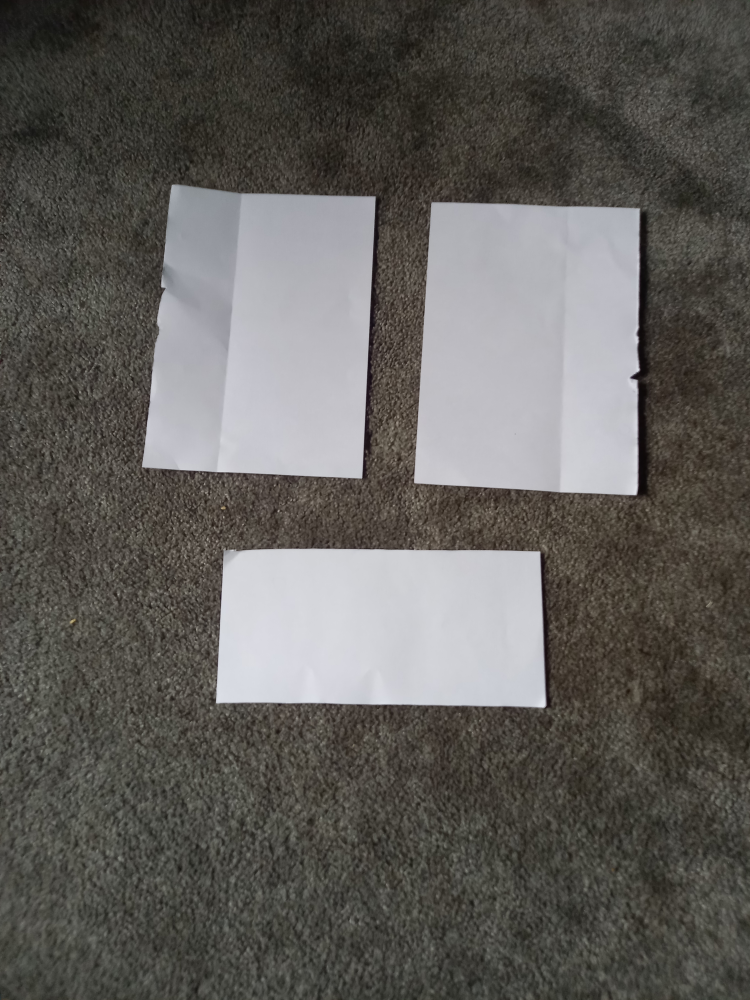
#> input picture training/14.jpg, 3000 x 4000 px (shown at 1/4 size)
$ python main.py
#> lines starting #> are read from the running program, lines starting #| are printed output that depends on the picture; after the words box and inside, x2 and y2 are one past the last pixel; in counts of white or black regions, pixels touching at a corner belong together; long printed decimals are rounded
import cv2
import numpy as np

img = cv2.imread('training/14.jpg')  # Wczytanie obrazu w odcieniach szarości
#> img is the input picture: shape (4000, 3000, 3); mean B, G, R 90.4, 94, 96.3
img = cv2.resize(img, (480, 640), interpolation=cv2.INTER_LINEAR)
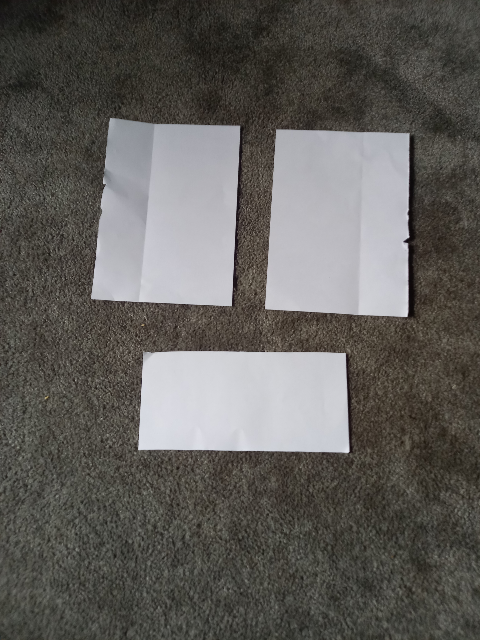
#> img: shape (640, 480, 3); mean B, G, R 90.3, 93.9, 96.3
blurred = cv2.GaussianBlur(img, (11, 11), 0)  # mocny blur by wyeliminowac slabe krawedzie
edges = cv2.Canny(blurred, 100, 150)  # wykrycie krawedzi
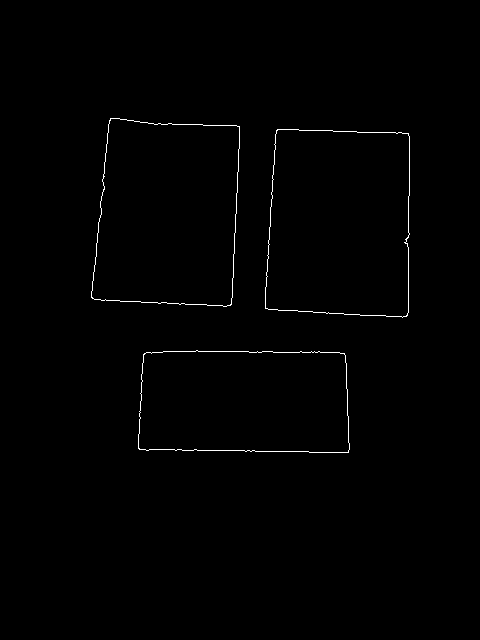
#> edges: shape (640, 480); 0.61% white in thin lines or dots, all inside (x1, y1, x2, y2) = (91, 118, 410, 453)
contours, hierarchy = cv2.findContours(edges, cv2.RETR_EXTERNAL, cv2.CHAIN_APPROX_SIMPLE)
#> contours = 3 contours; box (x1, y1, x2, y2) and area: (265, 129, 410, 318) 25202, (91, 118, 240, 307) 24373, (138, 350, 350, 453) 20442

# Sortuj kontury według minimalnej odległości od lewego górnego rogu
contours = sorted(contours, key=lambda c: cv2.minEnclosingCircle(c)[0][0] + cv2.minEnclosingCircle(c)[0][1])

print("Number of contours detected:", len(contours))
#| Number of contours detected: 3

for i, contour in enumerate(contours):
    area = cv2.contourArea(contour)

    # znajdz minimalny prostokat otaczajacy kontur
    rect = cv2.minAreaRect(contour)

    # Dostosuj kąt, aby zawsze rysować prostokąt poziomo
    (x, y), (w, h), angle = rect
    if w > h:
        w, h = h, w
        angle += 90

    box = cv2.boxPoints(((x, y), (w, h), angle))
    box = np.intp(box)

    print(f"Contour {i + 1} - area: {area}")

    # Niebieski - obrys prostokąta
    cv2.drawContours(img, [box], 0, (255, 0, 0), 2)

    # Szary - cień prostokąta
    if area > 50:
        # Dostosuj kąt obrotu i narysuj prostokąt
        M = cv2.getRotationMatrix2D((int(x), int(y)), angle, 1)
        box = cv2.transform(np.array([box]), M)[0]
        cv2.drawContours(img, [np.intp(box)], 0, (150, 150, 150), 2)

        print(f"Contour {i + 1} - x: {x}, y: {y}")

        # Poprawienie obliczeń kąta w przypadku prostokąta obroconego w lewo
        angle_between_edges = 90 - abs(angle) if angle < 0 else abs(angle)
        if angle_between_edges > 90:
            angle_between_edges -= 180

        print(f"Contour {i + 1} - Angle between longer edges: {angle_between_edges}")

        # Dodaj numerację do podpisu
        cv2.putText(img, f"object {i + 1}, angle: {angle_between_edges:.1f} deg", (int(x), int(y)), cv2.FONT_HERSHEY_SIMPLEX, 0.5, (0, 0, 255), 1, cv2.LINE_AA)
#> this loop made 3 passes
#> (area, rect, x, y, w, h, angle, box) on passes 1 to 2: (24373, ((165.8, 211.9), (182.7, 141.1), -86.99), 165.8, 211.9, 141.1, 182.7, 3.01, [[95, 303], [95, 121], [236, 120], [236, 302]]), (25201.5, ((338.7, 222.7), (184.9, 143.7), -88.33), 338.7, 222.7, 143.7, 184.9, 1.67, [[267, 314], [266, 130], [410, 130], [410, 315]])
#> (area, x, y, w, h, angle, box, M) on pass 3: (20442, 243.8, 400.9, 101.1, 211.1, -89.53, [[192, 505], [192, 294], [293, 295], [293, 506]], [[0.0082, -1, 641], [1, 0.0082, 153.7]])
#| Contour 1 - area: 24373.0
#| Contour 1 - x: 165.819, y: 211.938
#| Contour 1 - Angle between longer edges: 3.013
#| Contour 2 - area: 25201.5
#| Contour 2 - x: 338.738, y: 222.672
#| Contour 2 - Angle between longer edges: 1.668
#| Contour 3 - area: 20442.0
#| Contour 3 - x: 243.833, y: 400.925
#| Contour 3 - Angle between longer edges: 0.4696
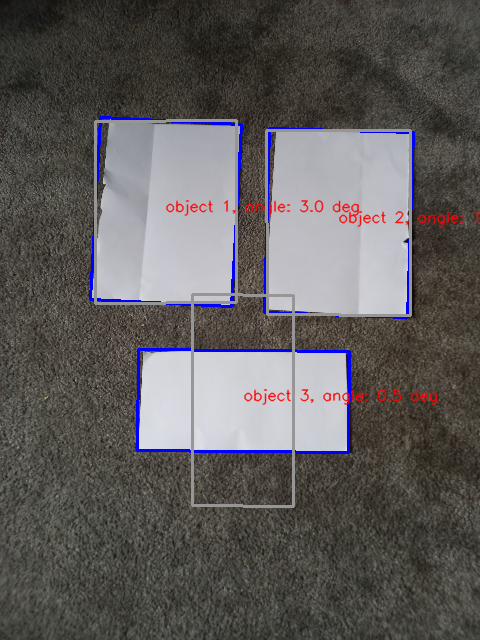
#> img: shape (640, 480, 3); 4.16% of pixels changed, all inside (x1, y1, x2, y2) = (89, 116, 479, 508)

# cv2.imshow('edges', edges)
cv2.imshow('shapes', img)
cv2.waitKey(0)
cv2.destroyAllWindows()

$ run again, with training/10.jpg copied over training/14.jpg
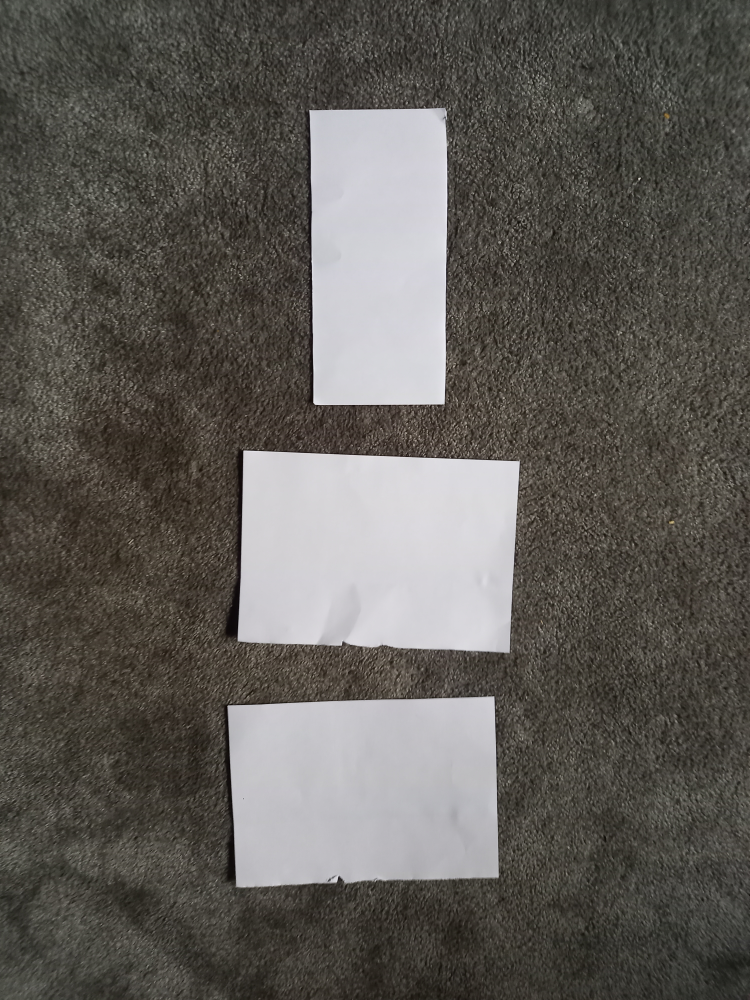
#> input picture training/10.jpg, 3000 x 4000 px (shown at 1/4 size)
#> img is the input picture: shape (4000, 3000, 3); mean B, G, R 86.9, 91.9, 95.2
#> `edges = cv2.Canny(blurred, 100, 150)`:
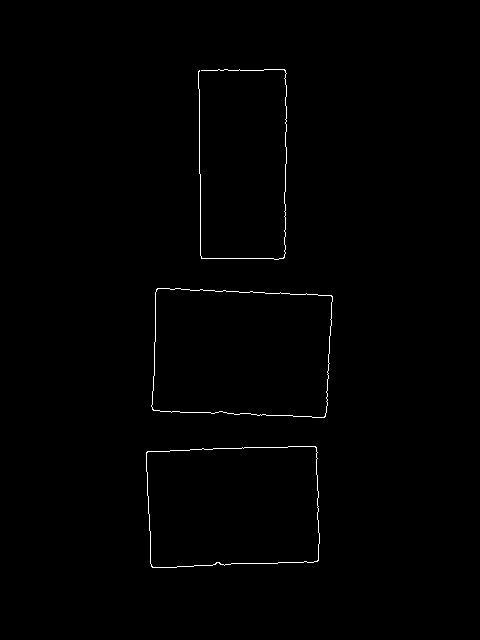
#> edges: shape (640, 480); 0.56% white in thin lines or dots, all inside (x1, y1, x2, y2) = (146, 69, 333, 568)
#> contours = 3 contours, 1 with area under 20; largest, box (x1, y1, x2, y2) and area: (151, 288, 333, 418) 21324, (146, 446, 320, 568) 19591
#| Number of contours detected: 3
#> the loop `for i, contour in enumerate(contours):` made 3 passes
#> (area, rect, x, y, w, h, angle, box) on pass 3: (19591, ((233.1, 505.9), (171.6, 118), -2.09), 233.1, 505.9, 118, 171.6, 87.91, [[175, 591], [174, 420], [292, 419], [292, 591]])
#> (printed output is left out)
#> after the loop `for i, contour in enumerate(contours):`:
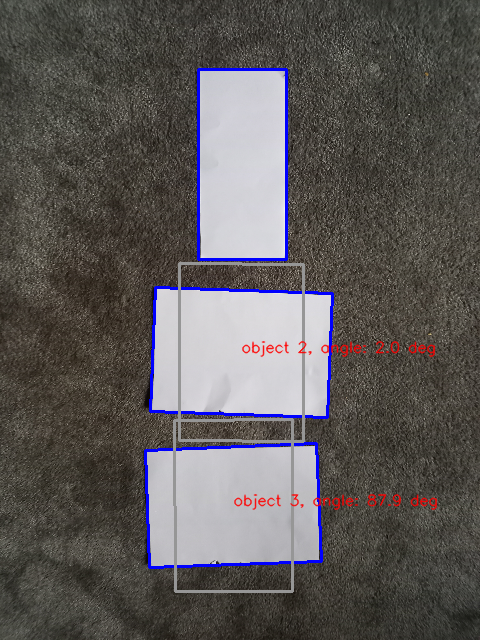
#> img: shape (640, 480, 3); mean B, G, R 89.6, 90.3, 94.3

$ run again, with training/11.jpg copied over training/14.jpg
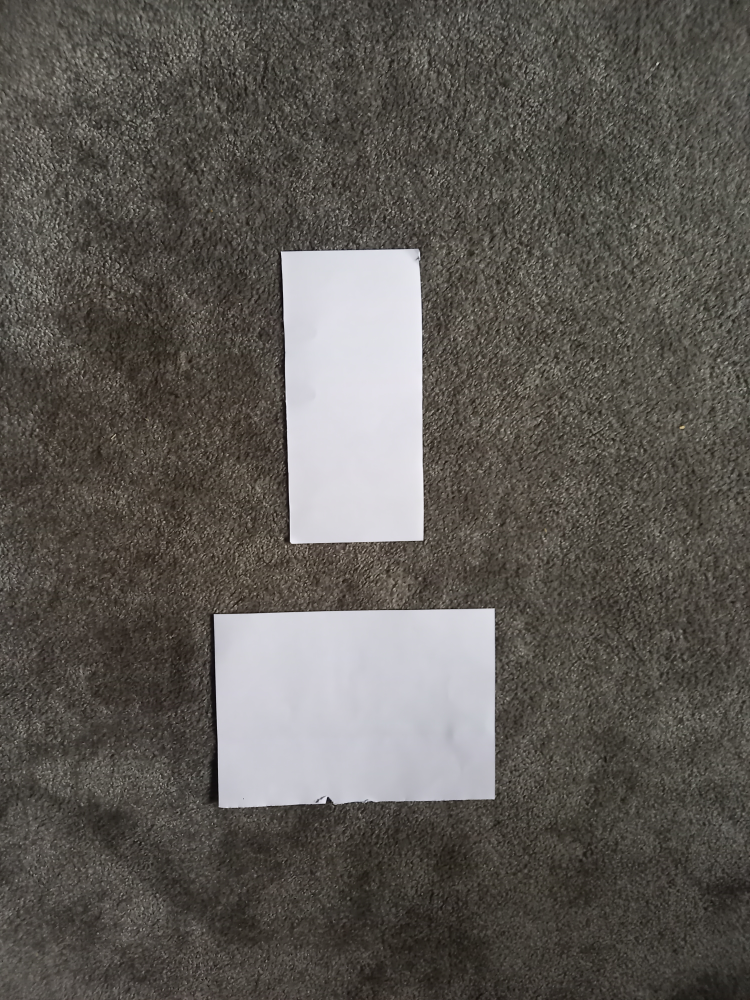
#> input picture training/11.jpg, 3000 x 4000 px (shown at 1/4 size)
#> img is the input picture: shape (4000, 3000, 3); mean B, G, R 84.9, 89.9, 93.7
#> `edges = cv2.Canny(blurred, 100, 150)`:
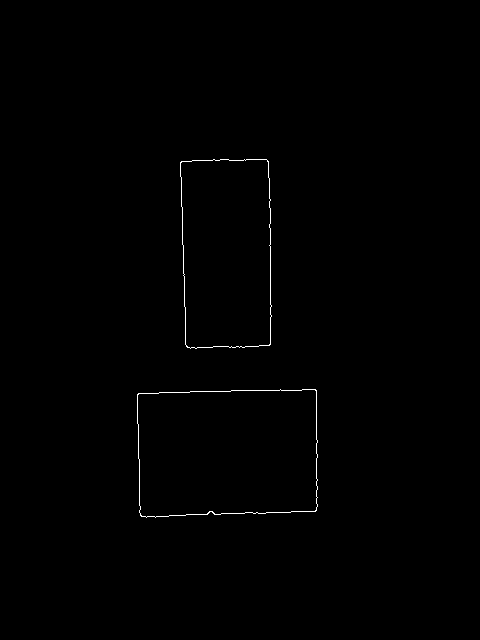
#> edges: shape (640, 480); 0.37% white in thin lines or dots, all inside (x1, y1, x2, y2) = (137, 159, 318, 518)
#> contours = 2 contours; box (x1, y1, x2, y2) and area: (137, 389, 318, 518) 21790, (180, 159, 272, 349) 16200
#| Number of contours detected: 2
#> the loop `for i, contour in enumerate(contours):` made 2 passes
#> (area, rect, x, y, w, h, angle, box) on pass 2: (21790, ((227.5, 452.7), (179.7, 125.3), -1.29), 227.5, 452.7, 125.3, 179.7, 88.71, [[165, 542], [165, 363], [290, 362], [290, 541]])
#> (printed output is left out)
#> after the loop `for i, contour in enumerate(contours):`:
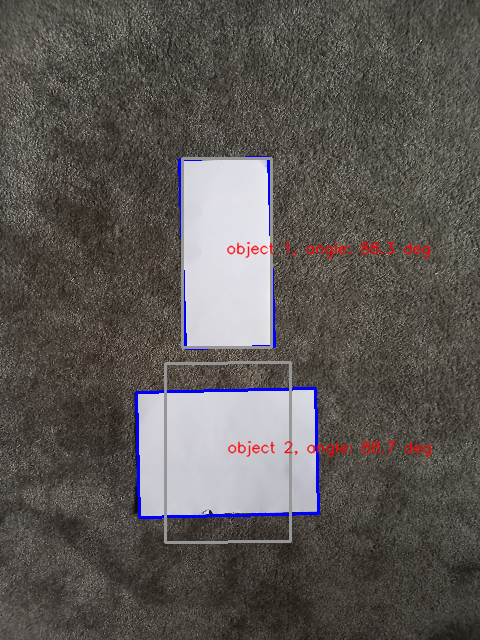
#> img: shape (640, 480, 3); mean B, G, R 86, 89, 93.6

$ run again, with training/13.jpg copied over training/14.jpg
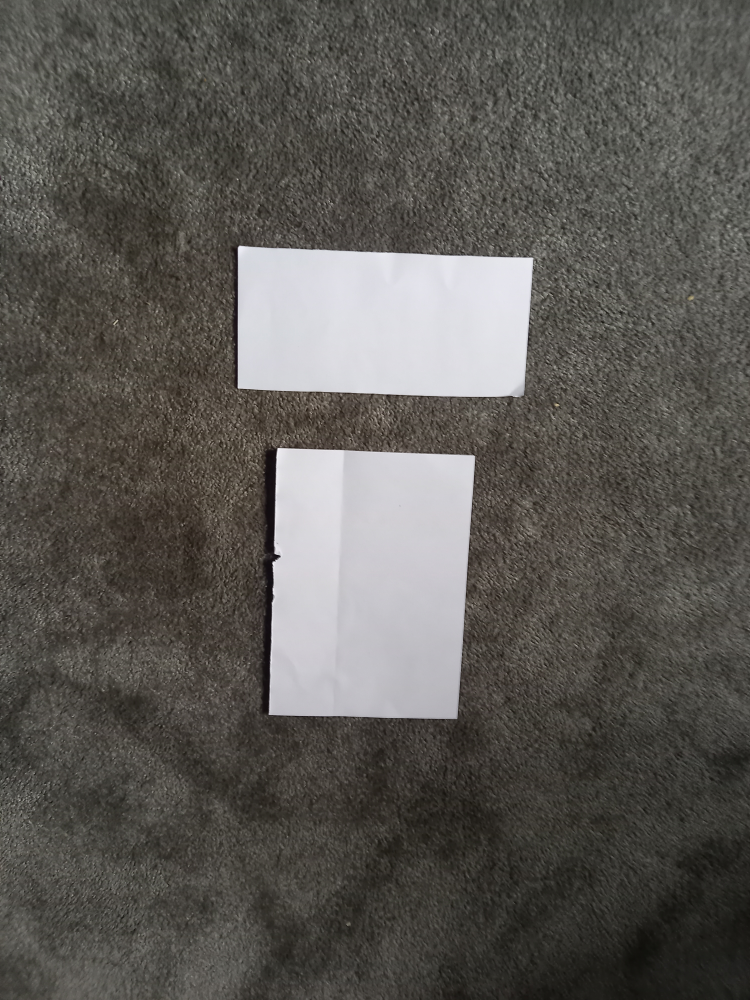
#> input picture training/13.jpg, 3000 x 4000 px (shown at 1/4 size)
#> img is the input picture: shape (4000, 3000, 3); mean B, G, R 84.1, 88.6, 91.3
#> `edges = cv2.Canny(blurred, 100, 150)`:
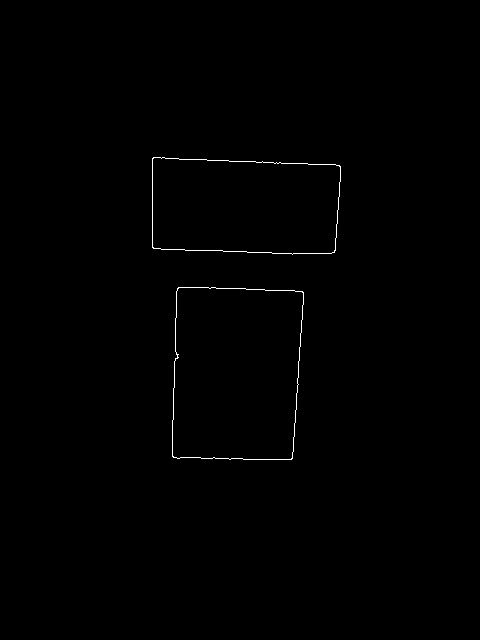
#> edges: shape (640, 480); 0.37% white in thin lines or dots, all inside (x1, y1, x2, y2) = (152, 157, 341, 460)
#> contours = 2 contours; box (x1, y1, x2, y2) and area: (172, 287, 304, 460) 20996, (152, 157, 341, 255) 16734
#| Number of contours detected: 2
#> the loop `for i, contour in enumerate(contours):` made 2 passes
#> (area, rect, x, y, w, h, angle, box) on pass 2: (20995.5, ((237.2, 373.7), (172, 127.5), -88.32), 237.2, 373.7, 127.5, 172, 1.68, [[172, 459], [172, 287], [301, 287], [301, 459]])
#> (printed output is left out)
#> after the loop `for i, contour in enumerate(contours):`:
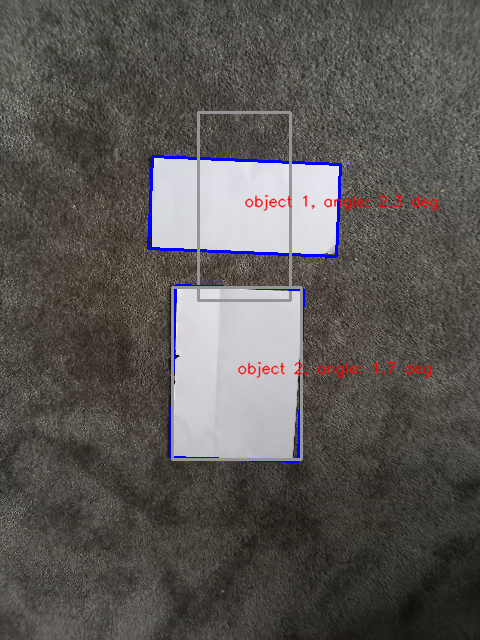
#> img: shape (640, 480, 3); mean B, G, R 85.2, 87.8, 91.1
